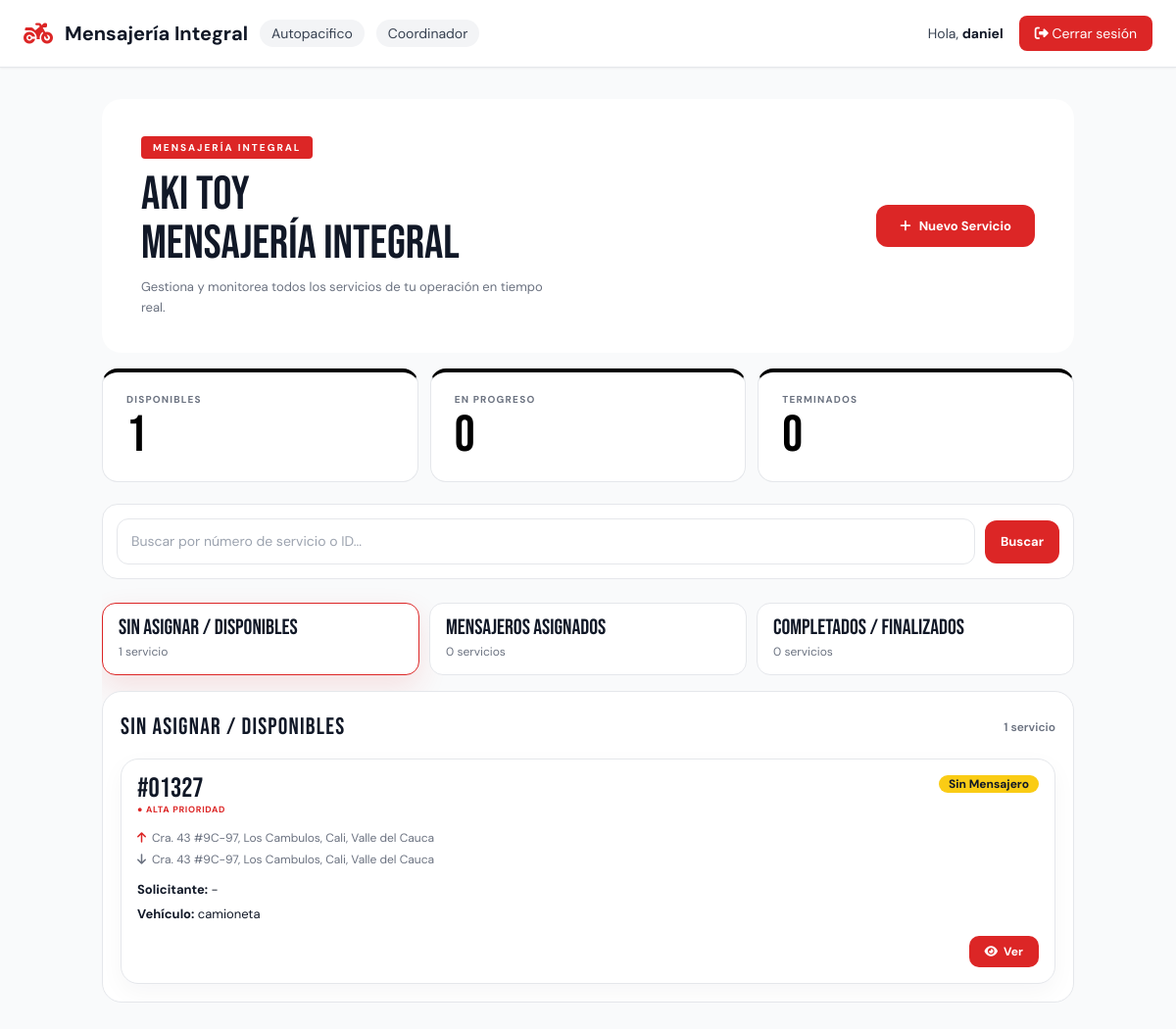
The page /inicio/ (signed in) on the database as committed earlier.
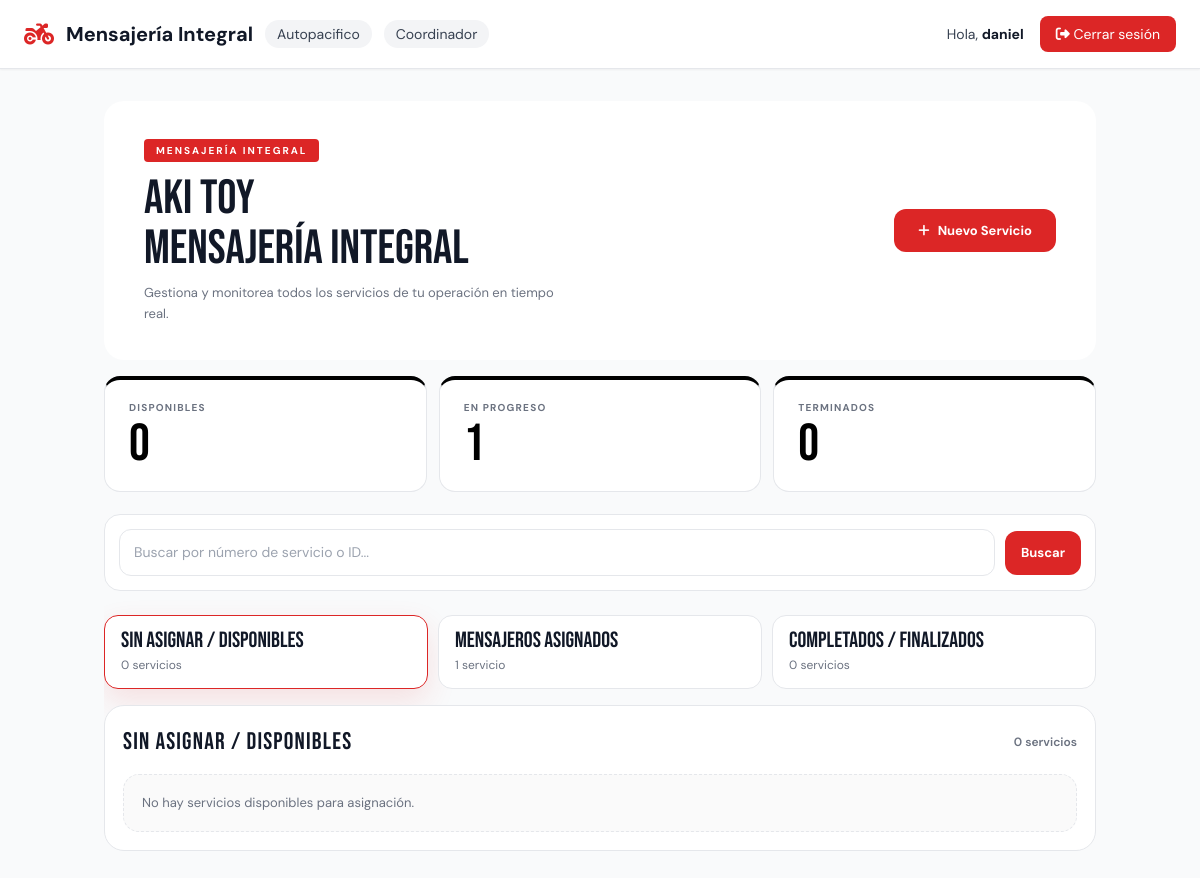
The same page on the database as committed later.
### servicios/models.py (models this page shows, shortened)
class Servicio(models.Model):
    ESTADO_CHOICES = [
        ('sin_asignar', 'Sin asignar'),
        ('en_progreso', 'En progreso'),
        ('terminado', 'Terminado'),
    ]
    PRIORIDAD_CHOICES = [
        ('normal', 'Normal'),
        ('alta', 'Alta'),
    ]
    empresa = models.ForeignKey(
        Empresa,
        on_delete=models.CASCADE,
        related_name='servicios',
        null=True,
        blank=True,
    )
    creado_por = models.ForeignKey(
        Usuario,
        on_delete=models.SET_NULL,
        null=True,
        blank=True,
        related_name='servicios_creados'
    )
    cliente = models.ForeignKey(
        Usuario,
        on_delete=models.CASCADE,
        related_name='servicios_cliente'
    )
    mensajero = models.ForeignKey(
        Usuario,
        on_delete=models.SET_NULL,
        null=True,
        blank=True,
        related_name='servicios_mensajero'
    )
    orden = models.CharField(max_length=20, unique=True, db_index=True)
    descripcion = models.TextField(blank=True)
    sede = models.CharField(max_length=100, blank=True)
    area = models.CharField(max_length=100, blank=True)
    nombre_solicitante = models.CharField(max_length=150, blank=True)
    telefono_solicitante = models.CharField(max_length=30, blank=True)
    ciudad_origen = models.CharField(max_length=100, blank=True)
    ciudad_destino = models.CharField(max_length=100, blank=True)
    origen = models.TextField()
    destino = models.TextField()
    fecha_entrega_deseada = models.DateField(null=True, blank=True)
    nombre_quien_recibe = models.CharField(max_length=150, blank=True)
    telefono_quien_recibe = models.CharField(max_length=30, blank=True)
    tipo_servicio = models.CharField(max_length=100, blank=True)
    tipo_pago = models.CharField(max_length=100, blank=True)
    descripcion_pago = models.TextField(blank=True)
    tipo_recorrido = models.CharField(max_length=100, blank=True)
    tipo_vehiculo = models.CharField(max_length=50)
    prioridad = models.CharField(max_length=10, choices=PRIORIDAD_CHOICES, default='normal')
    estado = models.CharField(max_length=20, choices=ESTADO_CHOICES, default='sin_asignar', db_index=True)
    fecha_creacion = models.DateTimeField(auto_now_add=True, db_index=True)
    origen_lat = models.DecimalField(max_digits=9, decimal_places=6, null=True, blank=True)
    origen_lng = models.DecimalField(max_digits=9, decimal_places=6, null=True, blank=True)
    destino_lat = models.DecimalField(max_digits=9, decimal_places=6, null=True, blank=True)
    destino_lng = models.DecimalField(max_digits=9, decimal_places=6, null=True, blank=True)
    mensajero_lat = models.DecimalField(max_digits=9, decimal_places=6, null=True, blank=True)
    mensajero_lng = models.DecimalField(max_digits=9, decimal_places=6, null=True, blank=True)
    mensajero_ubicacion_actualizada_en = models.DateTimeField(null=True, blank=True)
    class Meta:
        verbose_name = "Servicio"
        verbose_name_plural = "Servicios"

### dashboard/views.py (the view)
# urls.py: path('inicio/', views.inicio, name='inicio'),
@login_required
def inicio(request):
    if request.user.rol != 'coordinador':
        return _redirigir_dashboard(request.user)
    servicios = _servicios_empresa(request.user)
    context = _contexto_dashboard(request.user, servicios)
    context.update({
        'servicios': servicios,
        'servicios_disponibles': servicios.filter(estado__in=['sin_asignar', 'disponible']),
        'servicios_en_progreso': servicios.filter(estado='en_progreso'),
        'servicios_terminados': servicios.filter(estado='terminado'),
        'total_servicios': servicios.count(),
    })
    return render(request, 'dashboard/inicio.html', context)

### dashboard/context_processors.py (called while the page is built)
def google_maps(request):
    return {
        'google_maps_api_key': getattr(settings, 'GOOGLE_MAPS_API_KEY', ''),
    }

### dashboard/views.py (called while the page is built)
def _puede_gestionar_servicios(user):
    return user.rol in {'cliente', 'coordinador'}

def _contexto_dashboard(user, servicios):
    disponibles = servicios.filter(estado__in=['sin_asignar', 'disponible'])
    return {
        'servicios': servicios,
        'sin_asignar': disponibles.count(),
        'disponibles': disponibles.count(),
        'en_progreso': servicios.filter(estado='en_progreso').count(),
        'terminados': servicios.filter(estado='terminado').count(),
        'puede_gestionar_servicios': _puede_gestionar_servicios(user),
    }

### dashboard/templates/dashboard/inicio.html (shortened to what the changed rows need)
{% extends 'dashboard/base.html' %}
{% load l10n %}
{% block content %}
<div class="dashboard-shell flex flex-col gap-3 md:gap-4">
  <div class="grid grid-cols-1 gap-3 sm:grid-cols-3">
    <div>
      <div class="stat black-top h-100">
        <div class="stat-label">Disponibles</div>
        <div class="stat-num">{{ disponibles }}</div>
      </div>
    </div>
    <div>
      <div class="stat black-top h-100">
        <div class="stat-label">En progreso</div>
        <div class="stat-num">{{ en_progreso }}</div>
      </div>
    </div>
  </div>
  <div class="control-bar">
    <div class="tabs-strip">
      <button type="button" class="tab-button active" data-panel-target="panel-disponibles">
        <span class="tab-title">Sin Asignar / Disponibles</span>
        <span class="tab-subtitle">{{ disponibles }} servicio{{ disponibles|pluralize }}</span>
      </button>
      <button type="button" class="tab-button" data-panel-target="panel-progreso">
        <span class="tab-title">Mensajeros Asignados</span>
        <span class="tab-subtitle">{{ en_progreso }} servicio{{ en_progreso|pluralize }}</span>
      </button>
    </div>
  </div>
  <div class="panel-stack">
    <section id="panel-disponibles" class="panel-section" data-panel-section>
      <div class="panel-head">
        <h3>Sin Asignar / Disponibles</h3>
        <span class="panel-count">{{ servicios_disponibles|length }} servicio{{ servicios_disponibles|length|pluralize }}</span>
      </div>
      <div class="service-grid">
        {% for s in servicios_disponibles %}
        <article class="service-card" data-service-card data-service-id="{{ s.id }}" data-service-order="{{ s.orden }}">
          <div class="service-card-header">
            <div>
              <div class="service-card-title">#{{ s.orden }}</div>
              <div class="prioridad-alta {% if s.prioridad != 'alta' %}invisible{% endif %}">● Alta prioridad</div>            </div>
            <span class="badge bg-warning text-dark">Sin Mensajero</span>
          </div>
          <div class="service-card-route">
            <span><i class="fas fa-arrow-up" style="color:var(--rojo);margin-right:6px;"></i>{{ s.origen|truncatechars:62 }}</span>
            <span><i class="fas fa-arrow-down" style="margin-right:6px;"></i>{{ s.destino|truncatechars:62 }}</span>
          </div>
          <div class="service-card-meta">
            <span><strong>Solicitante:</strong> {{ s.nombre_solicitante|default:"-" }}</span>
            <span><strong>Vehículo:</strong> {{ s.tipo_vehiculo|default:"-" }}</span>
          </div>
          <div class="service-card-actions">
            <button class="btn-ver" type="button" onclick="abrirModal('{{ s.id }}')"><i class="fas fa-eye"></i> Ver</button>
          </div>
        </article>
        {% empty %}
        <div class="service-empty">No hay servicios disponibles para asignación.</div>
        {% endfor %}
      </div>
    </section>
  </div>
</div>
{% endblock %}

Rows that differ between the two databases and show on the page:
no longer on this page (row edited): Servicio: orden "01327", origen "Cra. 43 #9C-97, Los Cambulos, Cali, Valle del Cauca", destino "Cra. 43 #9C-97, Los Cambulos, Cali, Valle del Cauca", nombre_solicitante "-", tipo_vehiculo "camioneta"
Other text that changed with them:
{{ disponibles }}: "1" → "0"
{{ en_progreso }}: "0" → "1"
{{ servicios_disponibles|length }}: "1" → "0"
text now shown: "No hay servicios disponibles para asignación."
